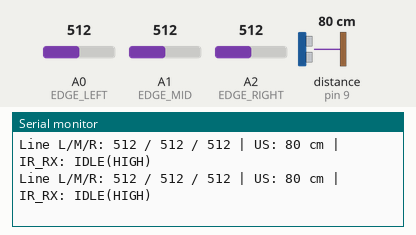
Recording of a sketch running on a simulated Arduino Uno, built with avr-gcc and run on an emulated ATmega328P. Parts: the last lines printed to the serial monitor. Wiring (inferred from the names in the program): ultrasonic range finder: trigger pin 8; echo pin 9; IR receiver: data A3. The inputs (shaded band) are chosen by the test bench; at power-on: distance to the obstacle (sensor on pin 9) 80 cm, A0 (EDGE_LEFT) = 512, A1 (EDGE_MID) = 512, A2 (EDGE_RIGHT) = 512. The echo pulse lasts 58.3 µs per cm.

Above: at 1.2 s.
1.3 s: distance to the obstacle (sensor on pin 9) set to 2 cm
At 1.54 s:
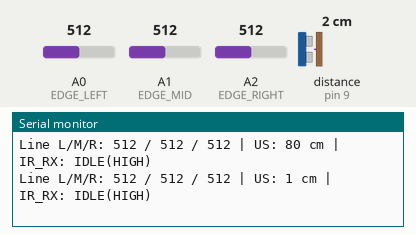
4.3 s: distance to the obstacle (sensor on pin 9) set to 250 cm
At 4.44 s:
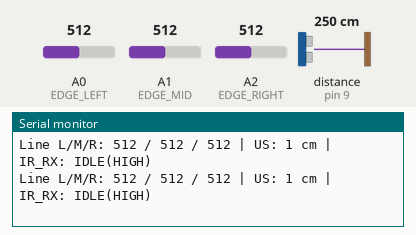
7.3 s: A0 (EDGE_LEFT) set to 716
At 7.43 s:
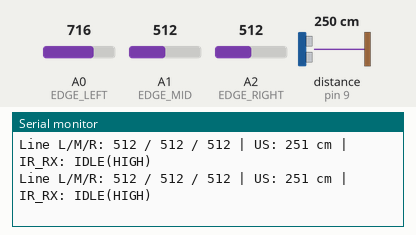
8.8 s: A1 (EDGE_MID) set to 716
At 8.93 s:
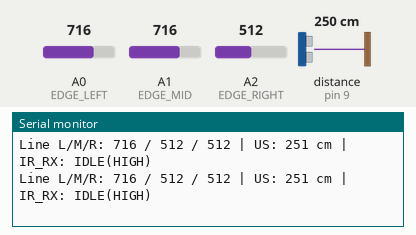
10.3 s: A2 (EDGE_RIGHT) set to 716
At 10.43 s:
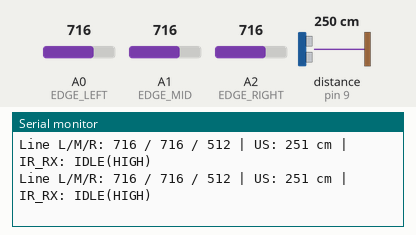
11.8 s: A0 (EDGE_LEFT) set to 992
At 11.93 s:
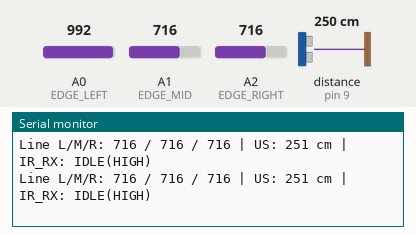
Timing chart, 0 to 14.3 s (numbered marks = the images above; inputs shaded):
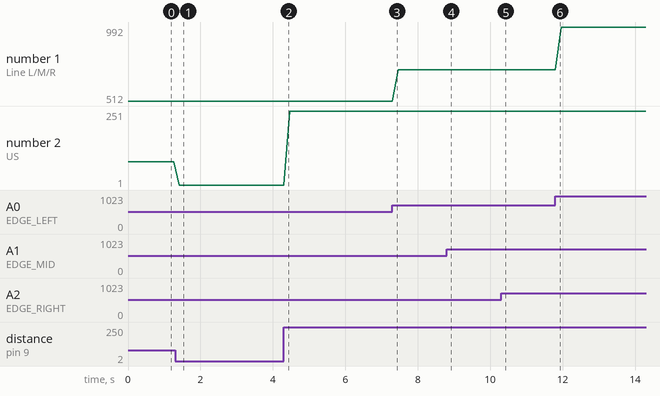

The sketch:

Sensor_Test.ino
```cpp
/* Sensors Test
   Doel: uitlezen van lijnsensoren (A0,A1,A2), ultrasoon (D8,D9) en IR-ontvanger (A3)
   Seriële output toont waarden; gebruik dit om drempels te kalibreren.
   - Lijnsensoren geven hogere waarde op witte tape (afhankelijk van oppervlak).
   - Ultrasoon geeft afstand in cm; 0 of 999 betekent out-of-range/time-out.
   - IR-ontvanger (TSOP) trekt pin LOW bij detectie van gemoduleerd IR.
*/

#define EDGE_LEFT  A0
#define EDGE_MID   A1
#define EDGE_RIGHT A2
#define IR_RX      A3
#define TRIG_PIN   8
#define ECHO_PIN   9

long readUltrasonicCm() {
  digitalWrite(TRIG_PIN, LOW);
  delayMicroseconds(2);
  digitalWrite(TRIG_PIN, HIGH);
  delayMicroseconds(10);
  digitalWrite(TRIG_PIN, LOW);
  long dur = pulseIn(ECHO_PIN, HIGH, 20000UL); // timeout 20 ms
  if (dur == 0) return 999;                    // geen echo ontvangen
  return dur / 58;                             // conversie naar cm
}

void setup() {
  Serial.begin(115200);
  pinMode(TRIG_PIN, OUTPUT);
  pinMode(ECHO_PIN, INPUT);
  pinMode(IR_RX, INPUT_PULLUP); // TSOP actief LOW
}

void loop() {
  int L = analogRead(EDGE_LEFT);
  int M = analogRead(EDGE_MID);
  int R = analogRead(EDGE_RIGHT);
  long cm = readUltrasonicCm();
  int ir = digitalRead(IR_RX); // 0 = IR gedetecteerd

  // compacte seriële regel voor logging en drempelbepaling
  Serial.print("Line L/M/R: ");
  Serial.print(L); Serial.print(" / ");
  Serial.print(M); Serial.print(" / ");
  Serial.print(R);
  Serial.print(" | US: ");
  Serial.print(cm); Serial.print(" cm");
  Serial.print(" | IR_RX: ");
  Serial.println(ir == LOW ? "HIT(LOW)" : "IDLE(HIGH)");

  delay(150);
}
```

Measured:
- after the input at 1.3 s, the serial monitor: prints a new line after 0.11 s (image 1)
- plotted number 1: 512 → 716 after the input at 7.3 s, 716 → 992 after the input at 11.8 s
- plotted number 2: 80 → 1 after the input at 1.3 s, 1 → 251 after the input at 4.3 s
